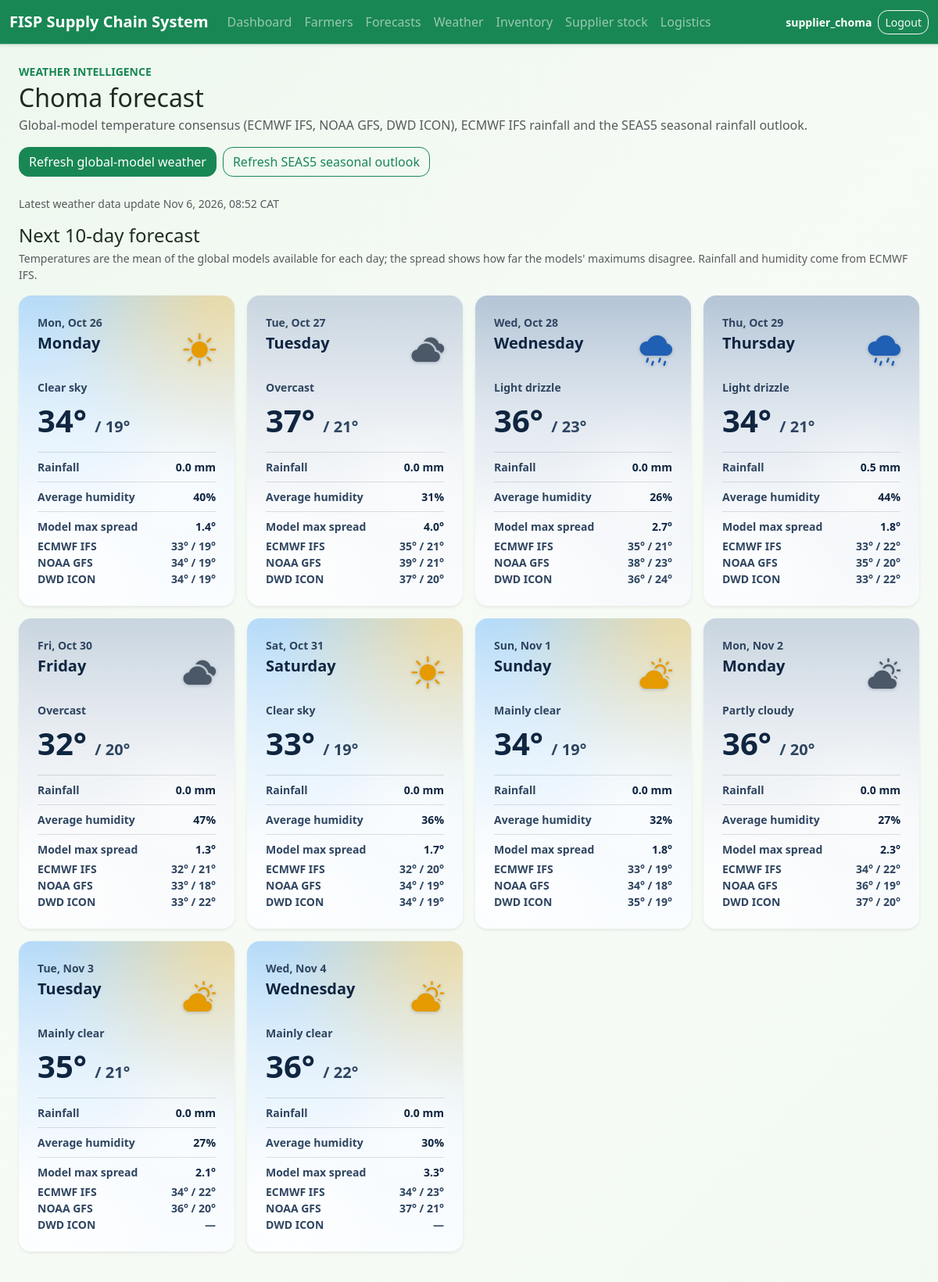
Page /weather/ (signed in, upper part) on the committed database.
### accounts/models.py (models this page shows, shortened)
class UserProfile(models.Model):
	user = models.OneToOneField(User, on_delete=models.CASCADE, related_name='profile')
	district = models.CharField(max_length=100, blank=True)

### weather/models.py (models this page shows, shortened)
class MonthlySeasonalOutlook(models.Model):
    district = models.CharField(max_length=100)
    model = models.CharField(max_length=40, default='ecmwf_seas5')
    source = models.CharField(max_length=80, default='Open-Meteo Seasonal Forecast API')
    retrieved_date = models.DateField()
    valid_month = models.DateField()
    precipitation_mean_mm = models.DecimalField(
        max_digits=9,
        decimal_places=2,
        null=True,
        blank=True,
    )
    precipitation_anomaly_mm = models.DecimalField(
        max_digits=9,
        decimal_places=2,
        null=True,
        blank=True,
    )
    fetched_at = models.DateTimeField(auto_now=True)
    class Meta:
        ordering = ['district', '-retrieved_date', 'valid_month']
        constraints = [
            models.UniqueConstraint(
                fields=('district', 'model', 'retrieved_date', 'valid_month'),
                name='unique_seasonal_weather_snapshot',
            ),
        ]

class DailyWeather(models.Model):
    RECORD_TYPE_CHOICES = [
        ('historical', 'Historical / reanalysis'),
        ('forecast', 'Forecast'),
    ]
    district = models.CharField(max_length=100)
    record_type = models.CharField(max_length=12, choices=RECORD_TYPE_CHOICES)
    date = models.DateField()
    rainfall_mm = models.DecimalField(max_digits=8, decimal_places=2, null=True, blank=True)
    temperature_min_c = models.DecimalField(max_digits=6, decimal_places=2, null=True, blank=True)
    temperature_max_c = models.DecimalField(max_digits=6, decimal_places=2, null=True, blank=True)
    humidity_mean_percent = models.DecimalField(max_digits=5, decimal_places=2, null=True, blank=True)
    precipitation_probability_percent = models.DecimalField(max_digits=5, decimal_places=2, null=True, blank=True)
    source = models.CharField(max_length=80, default='Open-Meteo')
    temperature_model_count = models.PositiveSmallIntegerField(default=0)
    weather_code = models.PositiveSmallIntegerField(null=True, blank=True)
    fetched_at = models.DateTimeField(auto_now=True)
    @property
    def condition(self):
        return weather_condition(self.weather_code)
    class Meta:
        ordering = ['-date', 'district', 'record_type']
        constraints = [
            models.UniqueConstraint(
                fields=('district', 'record_type', 'date'),
                name='unique_daily_weather_district_type_date',
            ),
        ]

class GlobalModelTemperature(models.Model):
    district = models.CharField(max_length=100)
    date = models.DateField()
    model = models.CharField(max_length=40)
    temperature_min_c = models.DecimalField(max_digits=6, decimal_places=2, null=True, blank=True)
    temperature_max_c = models.DecimalField(max_digits=6, decimal_places=2, null=True, blank=True)
    fetched_at = models.DateTimeField(auto_now=True)
    class Meta:
        ordering = ['district', 'date', 'model']
        constraints = [
            models.UniqueConstraint(
                fields=('district', 'date', 'model'),
                name='unique_global_model_temperature',
            ),
        ]

### weather/views.py (the view, shortened to what this page needs)
# urls.py: path('', views.weather_dashboard, name='weather_dashboard'),
@role_required(*ALLOWED_WEATHER_ROLES)
def weather_dashboard(request):
    user_district = get_user_district(request.user)
    is_ministry = get_user_role(request.user) == ROLE_MINISTRY
    farmer_districts = list(
        Farmer.objects.exclude(district='')
        .order_by('district')
        .values_list('district', flat=True)
        .distinct()
    )
    districts = sorted(set(farmer_districts), key=str.casefold)
    if is_ministry:
        if request.method == 'POST':
            requested_district = request.POST.get('district', '')
            selected_district = requested_district if requested_district in districts else ''
        else:
            selected_district = request.GET.get('district', '')
        if request.method != 'POST' and selected_district not in districts:
            selected_district = districts[0] if districts else ''
    else:
        selected_district = user_district or ''
    forecasts = DailyWeather.objects.none()
    recent_weather = DailyWeather.objects.none()
    seasonal_outlooks = MonthlySeasonalOutlook.objects.none()
    season_rainfall = None
    latest_update = None
    if selected_district:
        forecasts = DailyWeather.objects.filter(
            district__iexact=selected_district,
            record_type='forecast',
            source=ECMWF_SOURCE,
        ).order_by('date')
        recent_weather = DailyWeather.objects.filter(
            district__iexact=selected_district,
            record_type='historical',
            source=ECMWF_SOURCE,
        ).order_by('-date')
        seasonal_outlooks = MonthlySeasonalOutlook.objects.filter(
            district__iexact=selected_district,
            model=ECMWF_SEASONAL_MODEL,
            source=ECMWF_SEASONAL_SOURCE,
        ).order_by('-retrieved_date', 'valid_month')
        latest_daily_weather = forecasts.first() or recent_weather.first()
        latest_update = (
            seasonal_outlooks.first().fetched_at if seasonal_outlooks
            else latest_daily_weather.fetched_at if latest_daily_weather
            else None
        )
        forecasts = _attach_model_temperatures(selected_district, list(forecasts))
        season = target_rainfall_season()
        outlook = get_seasonal_outlook_summary(selected_district, season)
        if outlook and outlook['rainfall_anomaly_percent'] is not None:
            season_rainfall = {
                'season': season,
                'anomaly_percent': outlook['rainfall_anomaly_percent'],
                'category': RAINFALL_CATEGORY_LABELS[
                    seas5_rainfall_category(outlook['rainfall_anomaly_percent'])
                ],
                'months': outlook['months_with_rainfall'],
            }
    return render(request, 'weather/weather_dashboard.html', {
        'districts': districts if is_ministry else [],
        'selected_district': selected_district,
        'forecasts': forecasts,
        'season_rainfall': season_rainfall,
        'seasonal_map': seasonal_map_data(),
        'can_refresh_national': is_ministry,
        'recent_weather': recent_weather,
        'seasonal_outlooks': seasonal_outlooks,
        'latest_update': latest_update,
        'can_select_district': is_ministry,
    })

### templates/weather/weather_dashboard.html (shortened to what this page needs)
{% extends "base.html" %}
{% load static %}
{% block content %}
<div class="d-flex flex-wrap justify-content-between align-items-center gap-3 mb-4">
    <div>
        <p class="text-success text-uppercase fw-semibold small mb-1">Weather intelligence</p>
        <h1 class="h2 mb-1">{{ selected_district|default:"District" }} forecast</h1>
        <p class="text-muted mb-0">Global-model temperature consensus (ECMWF IFS, NOAA GFS, DWD ICON), ECMWF IFS rainfall and the SEAS5 seasonal rainfall outlook.</p>
    </div>
    <div class="d-flex flex-wrap align-items-end gap-2">
    <form method="post" class="d-flex flex-wrap align-items-end gap-2">
        <button type="submit" class="btn btn-success" {% if not selected_district %}disabled{% endif %}>Refresh global-model weather</button>
    </form>
    <form method="post" class="d-flex flex-wrap align-items-end gap-2">
        <button type="submit" class="btn btn-outline-success" {% if not selected_district %}disabled{% endif %}>Refresh SEAS5 seasonal outlook</button>
    </form>
    </div>
</div>
{% if latest_update %}
<p class="small text-muted mb-3">Latest weather data update {{ latest_update|date:"M j, Y, H:i T" }}</p>
{% endif %}
{% if forecasts %}
<section>
    <h2 class="h4 mb-1">Next 10-day forecast</h2>
    <p class="small text-muted mb-3">Temperatures are the mean of the global models available for each day; the spread shows how far the models' maximums disagree. Rainfall and humidity come from ECMWF IFS.</p>
    <div class="row row-cols-1 row-cols-md-2 row-cols-xl-4 g-3">
        {% for day in forecasts %}
        <div class="col">
            <article class="card h-100 border-0 shadow-sm rounded-4 sky-card sky-{{ day.condition.tone|default:'sun' }}">
                <div class="card-body p-4">
                    <p class="sky-muted small mb-1">{{ day.date|date:"D, M j" }}</p>
                    <div class="d-flex justify-content-between align-items-start mb-3">
                        <h3 class="h5 mb-0">{{ day.date|date:"l" }}</h3>
                        {% if day.condition %}<i class="bi {{ day.condition.icon }} weather-icon weather-tone-{{ day.condition.tone }}" role="img" aria-label="{{ day.condition.label }}" title="{{ day.condition.label }}"></i>{% endif %}
                    </div>
                    {% if day.condition %}<p class="small sky-muted mb-2">{{ day.condition.label }}</p>{% endif %}
                    <div class="display-6 sky-temp mb-3">
                        {% if day.temperature_max_c != None %}{{ day.temperature_max_c|floatformat:0 }}°{% else %}—{% endif %}
                        <span class="sky-muted fs-5">/ {% if day.temperature_min_c != None %}{{ day.temperature_min_c|floatformat:0 }}°{% else %}—{% endif %}</span>
                    </div>
                    <div class="d-flex justify-content-between sky-rule py-2 small"><span class="sky-muted">Rainfall</span><strong>{% if day.rainfall_mm != None %}{{ day.rainfall_mm|floatformat:1 }} mm{% else %}—{% endif %}</strong></div>
                    <div class="d-flex justify-content-between sky-rule py-2 small"><span class="sky-muted">Average humidity</span><strong>{% if day.humidity_mean_percent != None %}{{ day.humidity_mean_percent|floatformat:0 }}%{% else %}—{% endif %}</strong></div>
                    <div class="sky-rule pt-2 small">
                        <div class="d-flex justify-content-between mb-1"><span class="sky-muted">Model max spread</span><strong>{% if day.temperature_max_spread_c != None %}{{ day.temperature_max_spread_c|floatformat:1 }}°{% else %}—{% endif %}</strong></div>
                        {% for item in day.model_temperatures %}
                        <div class="d-flex justify-content-between sky-muted"><span>{{ item.label }}</span><span>{% if item.row %}{{ item.row.temperature_max_c|floatformat:0 }}° / {{ item.row.temperature_min_c|floatformat:0 }}°{% else %}—{% endif %}</span></div>
                        {% endfor %}
                    </div>
                </div>
            </article>
        </div>
        {% endfor %}
    </div>
</section>
{% else %}
<div class="alert alert-light border">No daily forecast is cached. Choose a district and refresh global-model weather to retrieve recent readings and the next ten days.</div>
{% endif %}
{% include "weather/_seasonal_map.html" with initial_map_layer="seas5" %}
{% endblock %}

### templates/base.html (shortened to what this page needs)
{% load static %}
<!DOCTYPE html>
<html lang="en">
<head>
    <link href="https://cdn.jsdelivr.net/npm/bootstrap@5.3.3/dist/css/bootstrap.min.css" rel="stylesheet">
    <link href="https://cdn.jsdelivr.net/npm/bootstrap-icons@1.11.3/font/bootstrap-icons.min.css" rel="stylesheet">
    <link rel="stylesheet" href="{% static 'css/custom.css' %}">
</head>
<body>
    <nav class="navbar navbar-expand-lg navbar-dark bg-success shadow-sm border-bottom border-success-subtle">
        <div class="container-fluid">
            <a class="navbar-brand fw-semibold" href="{% url 'dashboard_home' %}">FISP Supply Chain System</a>
            <div class="collapse navbar-collapse" id="mainNavbar">
                <ul class="navbar-nav me-auto align-items-center">
                    {% if stakeholder_role %}
                    <li class="nav-item"><a class="nav-link" href="{% url 'dashboard_home' %}">Dashboard</a></li>
                    <li class="nav-item"><a class="nav-link" href="{% url 'farmer_list' %}">Farmers</a></li>
                    <li class="nav-item"><a class="nav-link" href="{% url 'forecast_list' %}">Forecasts</a></li>
                    <li class="nav-item"><a class="nav-link" href="{% url 'weather_dashboard' %}">Weather</a></li>
                    <li class="nav-item"><a class="nav-link" href="{% url 'allocation_list' %}">Inventory</a></li>
                    {% if stakeholder_role == 'Supplier' %}<li class="nav-item"><a class="nav-link" href="{% url 'supplier_dispatch' %}">Supplier stock</a></li>{% endif %}
                    <li class="nav-item"><a class="nav-link" href="{% url 'route_list' %}">Logistics</a></li>
                    {% endif %}
                </ul>
                {% if user.is_authenticated %}
                <div class="d-flex align-items-center gap-2">
                    <span class="navbar-text text-white small fw-semibold">{{ user.username }}</span>
                    <form action="{% url 'logout' %}" method="post" class="d-inline">
                        <button class="btn btn-outline-light btn-sm" type="submit">Logout</button>
                    </form>
                </div>
                {% endif %}
            </div>
        </div>
    </nav>
    <main class="container mt-4">
        {% block content %}{% endblock %}
    </main>
</body>
</html>

### rows in the picture
UserProfile: district "Choma"
MonthlySeasonalOutlook: fetched_at "Nov 6, 2026, 08:52 CAT"
DailyWeather: date "Mon, Oct 26", date "Monday", condition.label "Clear sky", temperature_max_c "34", temperature_min_c "19", rainfall_mm "0.0", humidity_mean_percent "40", temperature_max_spread_c "1.4"
GlobalModelTemperature: label "ECMWF IFS", row.temperature_max_c "33", row.temperature_min_c "19"
GlobalModelTemperature: label "NOAA GFS", row.temperature_max_c "34", row.temperature_min_c "19"
GlobalModelTemperature: label "DWD ICON", row.temperature_max_c "34", row.temperature_min_c "19"
DailyWeather: date "Tue, Oct 27", date "Tuesday", condition.label "Overcast", temperature_max_c "37", temperature_min_c "21", rainfall_mm "0.0", humidity_mean_percent "31", temperature_max_spread_c "4.0"
GlobalModelTemperature: label "ECMWF IFS", row.temperature_max_c "35", row.temperature_min_c "21"
GlobalModelTemperature: label "NOAA GFS", row.temperature_max_c "39", row.temperature_min_c "21"
GlobalModelTemperature: label "DWD ICON", row.temperature_max_c "37", row.temperature_min_c "20"
DailyWeather: date "Wed, Oct 28", date "Wednesday", condition.label "Light drizzle", temperature_max_c "36", temperature_min_c "23", rainfall_mm "0.0", humidity_mean_percent "26", temperature_max_spread_c "2.7"
GlobalModelTemperature: label "ECMWF IFS", row.temperature_max_c "35", row.temperature_min_c "21"
GlobalModelTemperature: label "NOAA GFS", row.temperature_max_c "38", row.temperature_min_c "23"
GlobalModelTemperature: label "DWD ICON", row.temperature_max_c "36", row.temperature_min_c "24"
DailyWeather: date "Thu, Oct 29", date "Thursday", condition.label "Light drizzle", temperature_max_c "34", temperature_min_c "21", rainfall_mm "0.5", humidity_mean_percent "44", temperature_max_spread_c "1.8"
GlobalModelTemperature: label "ECMWF IFS", row.temperature_max_c "33", row.temperature_min_c "22"
GlobalModelTemperature: label "NOAA GFS", row.temperature_max_c "35", row.temperature_min_c "20"
GlobalModelTemperature: label "DWD ICON", row.temperature_max_c "33", row.temperature_min_c "22"
DailyWeather: date "Fri, Oct 30", date "Friday", condition.label "Overcast", temperature_max_c "32", temperature_min_c "20", rainfall_mm "0.0", humidity_mean_percent "47", temperature_max_spread_c "1.3"
GlobalModelTemperature: label "ECMWF IFS", row.temperature_max_c "32", row.temperature_min_c "21"
GlobalModelTemperature: label "NOAA GFS", row.temperature_max_c "33", row.temperature_min_c "18"
GlobalModelTemperature: label "DWD ICON", row.temperature_max_c "33", row.temperature_min_c "22"
DailyWeather: date "Sat, Oct 31", date "Saturday", condition.label "Clear sky", temperature_max_c "33", temperature_min_c "19", rainfall_mm "0.0", humidity_mean_percent "36", temperature_max_spread_c "1.7"
GlobalModelTemperature: label "ECMWF IFS", row.temperature_max_c "32", row.temperature_min_c "20"
GlobalModelTemperature: label "NOAA GFS", row.temperature_max_c "34", row.temperature_min_c "19"
GlobalModelTemperature: label "DWD ICON", row.temperature_max_c "34", row.temperature_min_c "19"
DailyWeather: date "Sun, Nov 1", date "Sunday", condition.label "Mainly clear", temperature_max_c "34", temperature_min_c "19", rainfall_mm "0.0", humidity_mean_percent "32", temperature_max_spread_c "1.8"
GlobalModelTemperature: label "ECMWF IFS", row.temperature_max_c "33", row.temperature_min_c "19"
GlobalModelTemperature: label "NOAA GFS", row.temperature_max_c "34", row.temperature_min_c "18"
GlobalModelTemperature: label "DWD ICON", row.temperature_max_c "35", row.temperature_min_c "19"
DailyWeather: date "Mon, Nov 2", date "Monday", condition.label "Partly cloudy", temperature_max_c "36", temperature_min_c "20", rainfall_mm "0.0", humidity_mean_percent "27", temperature_max_spread_c "2.3"
GlobalModelTemperature: label "ECMWF IFS", row.temperature_max_c "34", row.temperature_min_c "22"
GlobalModelTemperature: label "NOAA GFS", row.temperature_max_c "36", row.temperature_min_c "19"
GlobalModelTemperature: label "DWD ICON", row.temperature_max_c "37", row.temperature_min_c "20"
DailyWeather: date "Tue, Nov 3", date "Tuesday", condition.label "Mainly clear", temperature_max_c "35", temperature_min_c "21", rainfall_mm "0.0", humidity_mean_percent "27", temperature_max_spread_c "2.1", label "DWD ICON"
GlobalModelTemperature: label "ECMWF IFS", row.temperature_max_c "34", row.temperature_min_c "22"
GlobalModelTemperature: label "NOAA GFS", row.temperature_max_c "36", row.temperature_min_c "20"
DailyWeather: date "Wed, Nov 4", date "Wednesday", condition.label "Mainly clear", temperature_max_c "36", temperature_min_c "22", rainfall_mm "0.0", humidity_mean_percent "30", temperature_max_spread_c "3.3", label "DWD ICON"
GlobalModelTemperature: label "ECMWF IFS", row.temperature_max_c "34", row.temperature_min_c "23"
GlobalModelTemperature: label "NOAA GFS", row.temperature_max_c "37", row.temperature_min_c "21"

### other values in the picture
{{ user.username }} "supplier_choma"
